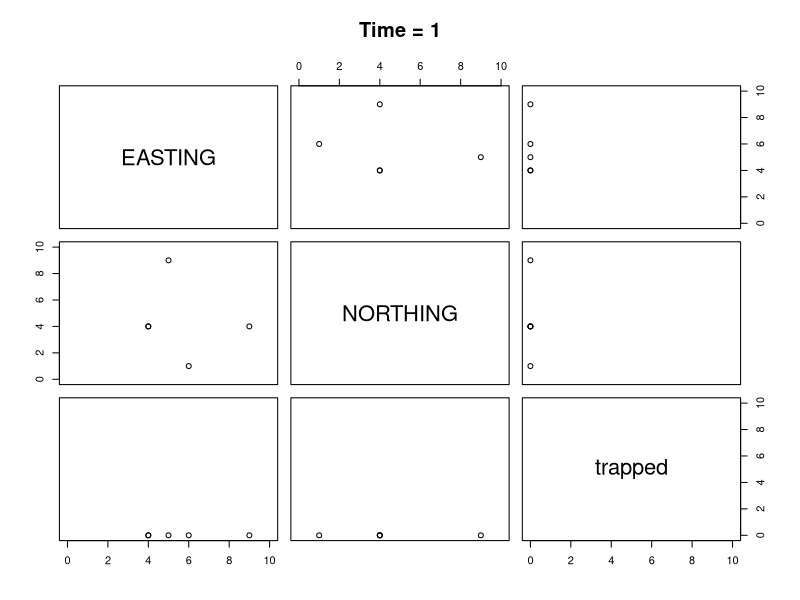
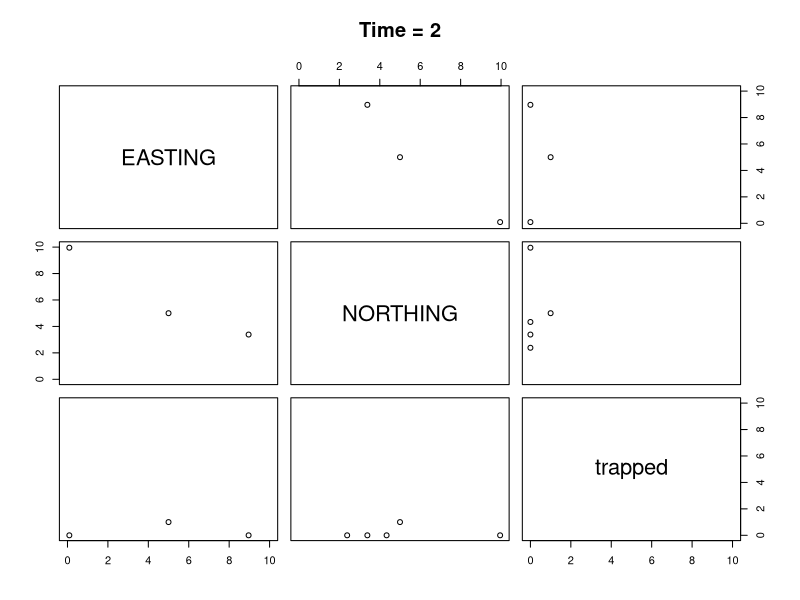
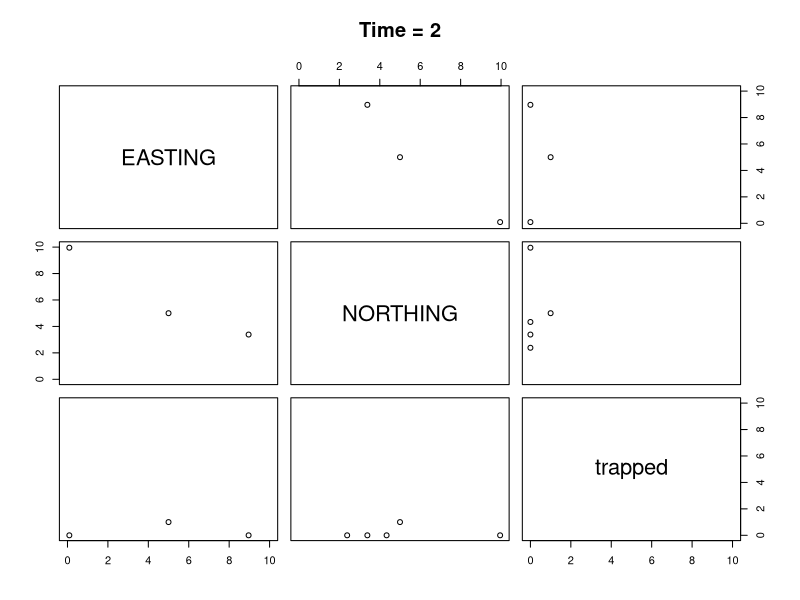
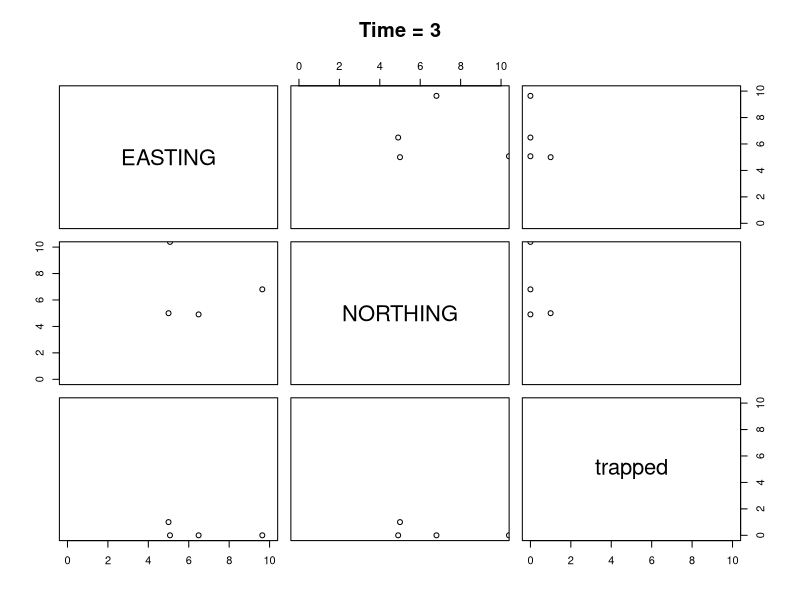
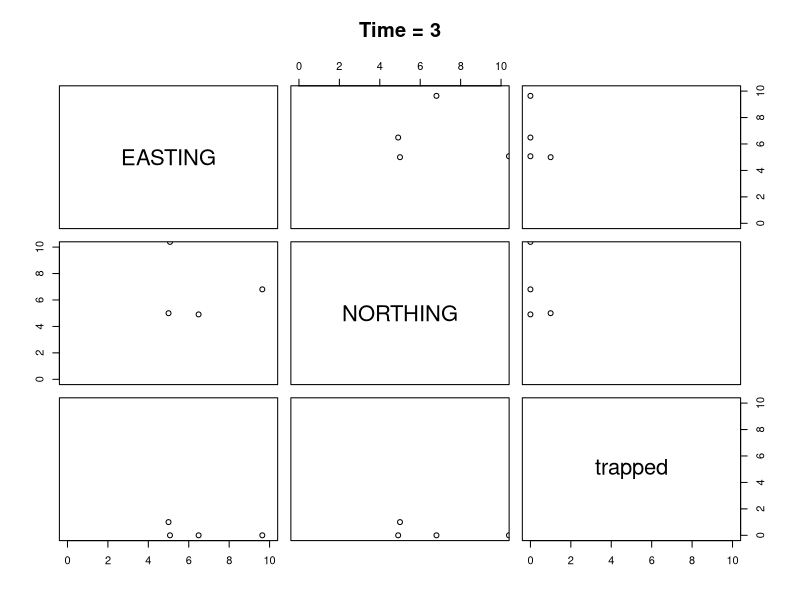
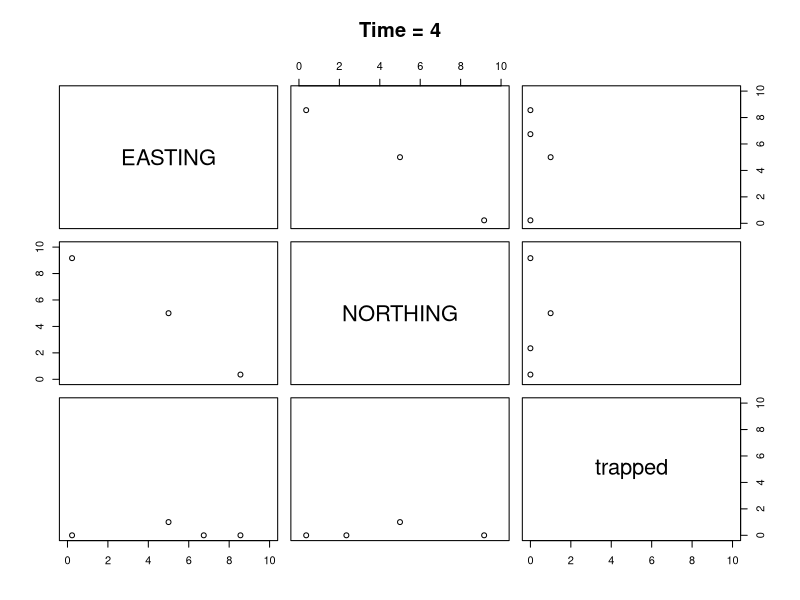
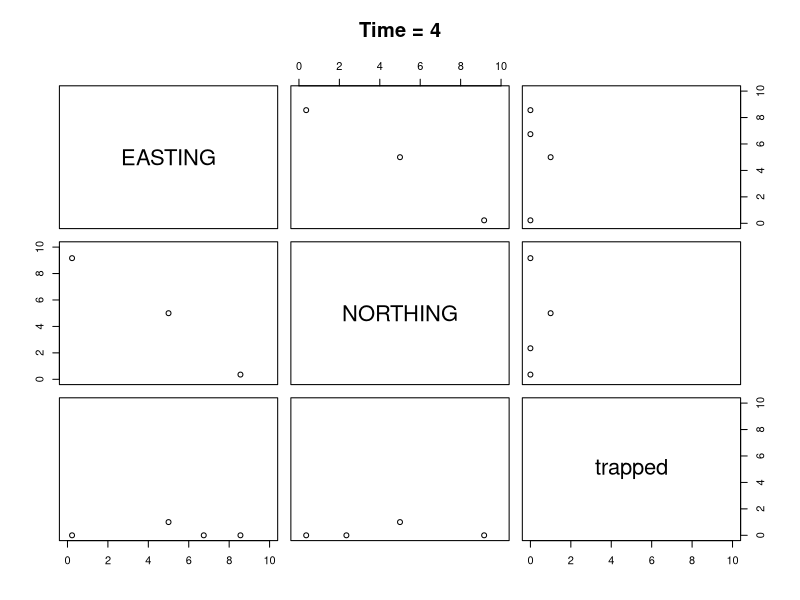
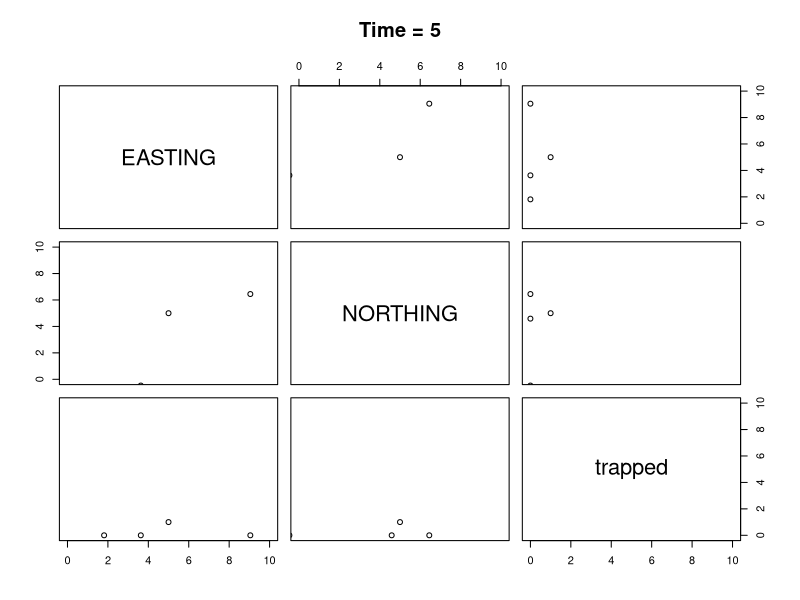

Recreate these plots in R, in order. (Note: this script raises an error after producing the figures.)
#updated Dec 2, 2020
library(raster)
library(ggplot2)
library(reshape2)
library(geosphere)

# A function to get the distance of each lobster from the trap
# By default the trap is at (5,5)
# The function needs the x and y coordinate of the lobster
# adding trap location makes it generic
distanceToTrapCalculator<- function(Lobster,trap = x(5,5)){
    xLobster = Lobster[1]
    yLobster = Lobster[2]
    xtrap = trap[1]
    ytrap = trap[2]
    distanceToTrap<- sqrt((xLobster - xtrap)^2 + (yLobster -ytrap)^2)
    return(distanceToTrap)
}

#when a lobster is outside the influence of bait, we need a function
#to randomly move the lobster for a fixed length = dStep 
# The function needs the current x and y coordinate of lobster + dStep (here 5)

randomMove<- function(xLobster, yLobster, dStep){
  
    randomAngle<- runif(n=1, min = 0, max=360) #selects a random angle of direction 
    xNew<- dStep * sin(randomAngle * pi / 180) + xLobster #moves dStep based on the angle
    yNew<- dStep * cos(randomAngle * pi / 180) + yLobster
    
    return( list(EASTING = xNew, NORTHING = yNew) )
}

# Another function is needed to  move the lobster for a fixed length = dStep toward the trap (+some randomness) 
#when it is within bait influence
# The function needs the current x and y coordinate of lobster + dStep + distance of the lobster from the bait 
#to determine if the condition for directionalMove is met
   
directionalMove<- function(xLobster, yLobster, dStep, distanceToTrap,
                           xtrap=5, ytrap=5,radius_of_influence=15,ZoI){

  thetaT = bearing(c(xLobster,yLobster),c(xtrap,ytrap))#calculates the angle to the trap
  
  # Calculating tethaR
    #ZoI is adjusted each time step for decay (shrinkage) of radius of influence (equation 3 in A)
    b = 1 + 0.9 * (distanceToTrap - ZoI) / radius_of_influence
    thetaR = -180:180
    P = 1/(180^b) * abs(thetaR) ^ b
    Prtheta_R = (1-P) / sum(1-P)
    theta_r = sample(thetaR,size = 1, prob=Prtheta_R)  
  
  
   tetha      <- thetaT + theta_r
  
  xNew   <- dStep * sin(tetha * pi / 180) + xLobster
  yNew   <- dStep * cos(tetha * pi / 180) + yLobster
  
  return( list(EASTING = xNew, NORTHING = yNew) )
  
}


#### initial coordinate of lobsters is simulated (written by Adam Cook)
rpoisD<-function (n, lambda,D=1) {
  if (D==1){
    rpois(n, lambda)
  }  else {
    sz = lambda^2/(D*lambda-lambda) #this puts the overdispersion in terms of lambda or the mean and gives you appropriate size for negbin
    rnbinom(n, size=sz, mu=lambda)
  }
}


dispersion <- function(x) {
          var(x) / mean(x)
}


#AMC need to make general if we have multiple traps, so need to id closest trap
distanceClosestTrap <- function(lob_loc, trap_loc){
      #trap_loc can be a matrix (n x 2)
      #lob_loc is an individual lobster
  ds = unlist(apply(trap_loc,1,distanceToTrapCalculator,lob_loc))
  dmin = which.min(ds)
  return(c(distance=ds[dmin], trapid =dmin))
}




#AMC 
catchability<- function(q0= 0.5,qmin=0, saturationThreshold=5, Ct=0 ){
   r = (log(0.01) - log(q0 - qmin))/- saturationThreshold
    qo = (q0-qmin) / exp(r*Ct) + qmin
   return(qo)
 }

#AMC Need to see if trap in path then lobster is caught
trapInPath = function(loc1, loc2, trap_loc,how_close=0.1){
  x = seq(loc1[1],loc2[1],length.out = 10)
  y = seq(loc1[2],loc2[2],length.out = 10)
  path = data.frame(EASTING=x, NORTHING=y)
  ds = unlist(apply(path,1,distanceToTrapCalculator,trap=trap_loc))
  if(any(ds<how_close)) {
    i= min(which(ds<how_close))
    path = c(path[i,1],path[i,2])
    trapped = 1
    } else {
     path = loc2
     trapped = 0
    }
  return(c(path, trapped))
}



# A function to get the coordinate at time t, update the coordinate, 
#and return the coordinate at time t + 1
updateGrid    = function(lobsterCoordinates,trapCoordinates, trapCatch, radius_of_influence=15, dstep = 5, currentZoI, how_close=0.1, q0=.5, qmin=0, saturationThreshold=5, trapSaturation=T){
  
  # Takes the argument lobsterCoordinates as the x and y coordinates and updates it accordingly
  numberOfLobsters <- nrow(lobsterCoordinates)
  xNew <- vector(mode = 'numeric', length = numberOfLobsters)
  yNew <- vector(mode = 'numeric', length = numberOfLobsters)
  trappedLobster<- vector(mode = 'numeric', length = numberOfLobsters)

  # Loops over each lobster and update their coordinate accordingly
  for( lobsterIndex in 1:numberOfLobsters ){
    
    xOld <- lobsterCoordinates[lobsterIndex,1]
    yOld <- lobsterCoordinates[lobsterIndex,2]
    trapped <- lobsterCoordinates[lobsterIndex,3]
    if(trapped==1){
      #repeats trap loc for a trapped lobster
      xNew[lobsterIndex] = xOld
      yNew[lobsterIndex] = yOld
      trappedLobster[lobsterIndex] = trapped
      next()
    }
    #AMC this needs to be made generic so that it is distance to closest trap
   # distanceToTrap <- distanceToTrapCalculator(Lobster = c(xOld, yOld),trap=c(xTrap, yTrap))
    distanceToTrap = distanceClosestTrap(lob_loc = c(xOld,yOld), trap_loc = trapCoordinates[,c(1,2)] )

    if( distanceToTrap[1] > radius_of_influence){
      temp <- randomMove(xLobster = xOld , yLobster = yOld , dStep = dstep)
      xNew[lobsterIndex] <- temp$EASTING
      yNew[lobsterIndex] <- temp$NORTHING
      trappedLobster[lobsterIndex] = 0
    }else{
      temp <- directionalMove(xLobster = xOld , yLobster = yOld , distanceToTrap = distanceToTrap[1], radius_of_influence = radius_of_influence, dStep = dstep, ZoI = currentZoI)
      xNew[lobsterIndex] <- temp$EASTING
      yNew[lobsterIndex] <- temp$NORTHING
    
      #AMC now need to check if trap is within path of lobster to be caught, i.e. does the lobster actually interact with the trap along its path from p1 to p2
      trappedQ = trapInPath(loc1 = c(xOld,yOld), loc2 = c(xNew,yNew), trap_loc = trapCoordinates[distanceToTrap[2],],how_close=how_close)
      if(trappedQ[3]==1) {
        
        #this means the lobster is close enough to be trapped and we need to apply the catchability criteria
        #But we need to know how many lobsters in the trap at this time using the trapCatch vector (which should be indexed the same as the trapCoordinates)
        #catchability returns a prob or being caught in the trap given the current catch  
         if(trapSaturation) pC = catchability(q0= q0,qmin=qmin, saturationThreshold=saturationThreshold, Ct=trapCatch[distanceToTrap[2]] )
          if(!trapSaturation) pC = q0
          caught = rbinom(n=1,size=1,prob=pC)
          if(caught==1){
            trapCatch[distanceToTrap[2]] =trapCatch[distanceToTrap[2]]+1
            xNew[lobsterIndex] <- trapCoordinates[distanceToTrap[2],1] 
            yNew[lobsterIndex] <- trapCoordinates[distanceToTrap[2],2] 
            trappedLobster[lobsterIndex] = 1
            }
          } 
        }
      }

  
  
  updatedGrid <- data.frame(EASTING = xNew, NORTHING = yNew, trapped = trappedLobster)
  return(list(updatedGrid, trapCatch))
  
}

#density per grid 100 grids
# each element in the vector represents the starting value in each grid

#One iteration 
initialGrid = rpoisD(n=100,lambda=.1, D = 3)
LobsterStart = data.frame(EASTING = rep(1:10,times=10), NORTHING = rep(1:10,each=10), Lobs = initialGrid)

LobsterStart <- subset(LobsterStart,Lobs>0)
replicateCoordinates <- function(d){ rep(d[1:2], d[3]) } #replicates coordinates for grids with more than 1 lobster
tt <- unlist( apply(X = LobsterStart, MARGIN = 1, FUN = replicateCoordinates) )
tt<- matrix(tt, ncol = 2, byrow = TRUE)
colnames(tt)<- c("EASTING","NORTHING")
initialxyCoordinate  = as.data.frame(tt)
initialxyCoordinate$trapped = 0 # this will update as a lobster gets caught and we don't need to update movements
coordinatesOverTime <- list()
coordinatesOverTime[[1]] <- initialxyCoordinate 
currentZoI<- 1
s =  0.993
ntraps = 1
trapCoordinates = data.frame(EASTING=5,NORTHING=5)
trapCatch = list()
trapCatch[[1]] = rep(0,length=ntraps)

for(t in 2:100){
  if(t>2) currentZoI<- currentZoI * s
  ko = updateGrid( lobsterCoordinates = coordinatesOverTime[[t-1]], trapCoordinates=trapCoordinates, trapCatch=trapCatch[[t-1]], currentZoI = currentZoI,saturationThreshold=5,how_close=1,dstep=5)
  coordinatesOverTime[[t]] <- ko[[1]]
  trapCatch[[t]] <- ko[[2]]
  par( mfrow=c(1,2) ) # create a plot with 1 row and 2 columns to show plots side by side
  plot( coordinatesOverTime[[t-1]], xlim = c(0,10), ylim = c(0,10), main = paste0('Time = ', t-1) )
  points(x = 5, y = 5, col = 'red')
  plot( coordinatesOverTime[[t]],   xlim = c(0,10), ylim = c(0,10), main = paste0('Time = ', t) )
  points(x = 5, y = 5, col = 'red')
  
}

#lobsters
outmove = do.call(rbind,coordinatesOverTime)
outmove$T = rep(0:99, each=nrow(tt))
outmove$I = rep(1:nrow(tt), times=100)

#traps
outtraps = as.data.frame(do.call(rbind, trapCatch))
outtraps$trapno = rep(ntraps,times=100) #if >1 trap this needs to be 1:ntraps

with(subset(outtraps, trapno==1),plot(1:100, V1, type='l',ylab='Catch', xlab='Time'))

#One lobster
  par( mfrow=c(2,2) ) # create a plot with 1 row and 2 columns to show plots side by side

with(subset(outmove, I==1),plot(EASTING, NORTHING, type='l'))
points(trapCoordinates, pch=16, col='red')
with(subset(outmove, I==1), text(x=EASTING[c(1,100)], y=NORTHING[c(1,100)], c('Start','End')))


with(subset(outmove, I==3),plot(EASTING, NORTHING, type='l'))
points(trapCoordinates, pch=16, col='red')
with(subset(outmove, I==3), text(x=EASTING[c(1,100)], y=NORTHING[c(1,100)], c('Start','End')))

with(subset(outmove, I==5),plot(EASTING, NORTHING, type='l'))
points(trapCoordinates, pch=16, col='red')
with(subset(outmove, I==5), text(x=EASTING[c(1,100)], y=NORTHING[c(1,100)], c('Start','End')))

with(subset(outmove, I==7),plot(EASTING, NORTHING, type='l'))
points(trapCoordinates, pch=16, col='red')
with(subset(outmove, I==7), text(x=EASTING[c(1,100)], y=NORTHING[c(1,100)], c('Start','End')))





SimulateLobsterMovement <- function(p=p,plot=F) {
with(p,{
outputs = list()
  

initialGrid = rpoisD(n=ngrids,lambda=initlambda, D = initD)
LobsterStart = data.frame(EASTING = rep(1:ncolgrids,times=nrowgrids), NORTHING = rep(1:nrowgrids,each=ncolgrids), Lobs = initialGrid)

LobsterStart <- subset(LobsterStart,Lobs>0)
if(nrow(LobsterStart)>0) {
replicateCoordinates <- function(d){ rep(d[1:2], d[3]) } #replicates coordinates for grids with more than 1 lobster
tt <- unlist( apply(X = LobsterStart, MARGIN = 1, FUN = replicateCoordinates) )
tt<- matrix(tt, ncol = 2, byrow = TRUE)
colnames(tt)<- c("EASTING","NORTHING")
initialxyCoordinate  = as.data.frame(tt)
initialxyCoordinate$trapped = 0 # this will update as a lobster gets caught and we don't need to update movements
coordinatesOverTime <- list()
coordinatesOverTime[[1]] <- initialxyCoordinate 
currentZoI<- currentZoIInit
s =  smult
ntraps = ntrapsstart
trapCoordinates = data.frame(EASTING=trapEastStart,NORTHING=trapNorthStart)
trapCatch = list()
trapCatch[[1]] = rep(0,length=ntraps)

for(t in 2:niter){
  if(t>2) currentZoI<- currentZoI * s
  ko = updateGrid( lobsterCoordinates = coordinatesOverTime[[t-1]], trapCoordinates=trapCoordinates, trapCatch=trapCatch[[t-1]], currentZoI = currentZoI,saturationThreshold=saturationThresholdStart,trapSaturation= trapSaturationStart, how_close=how_closeStart,dstep=dstepstart)
  coordinatesOverTime[[t]] <- ko[[1]]
  trapCatch[[t]] <- ko[[2]]
  if(plot){
  par( mfrow=c(1,2) ) # create a plot with 1 row and 2 columns to show plots side by side
  plot( coordinatesOverTime[[t-1]], xlim = c(0,10), ylim = c(0,10), main = paste0('Time = ', t-1) )
  points(x = 5, y = 5, col = 'red')
  plot( coordinatesOverTime[[t]],   xlim = c(0,10), ylim = c(0,10), main = paste0('Time = ', t) )
  points(x = 5, y = 5, col = 'red')
  }
}

#lobsters
outmove = do.call(rbind,coordinatesOverTime)
outmove$T = rep(0:(niter-1), each=nrow(tt))
outmove$I = rep(1:nrow(tt), times=niter)
#traps
outtraps = as.data.frame(do.call(rbind, trapCatch))
outputs$traps = outtraps
outputs$lobsters = outmove
return(outputs)
  }
outputs$traps = rep(0,times=ntrapsstart)
outputs$lobsters = data.frame(EASTING=0,NORTHING=0,trapped=0,T=0,I=0)
return(outputs)
})}


#Lets run Multiple iterations

#initalize a parameter file to pass info into the code and then put all into a function

p = list()
p$nrowgrids = 10
p$ncolgrids = 10
p$ngrids=p$nrowgrids * p$ncolgrids
p$initlambda=.1
p$initD = 3
p$smult = 0.993
p$currentZoIInit = 1

p$trapEastStart = c(5,3,4)
p$trapNorthStart = c(5,3,4)
p$ntrapsstart = length(p$trapEastStart)

p$saturationThresholdStart = 5
p$how_closeStart = 1
p$dstepstart = 5 

p$niter =100




#run the model
    a = SimulateLobsterMovement(p=p)

      plot(1:p$niter,a$traps[,1],xlab='Time',ylab='N Caught',ylim=c(0,15))

#lets change a parameter
  p$saturationThresholdStart=10

# rerun
    b = SimulateLobsterMovement(p=p)

    lines(1:p$niter,b$traps[,1])

#or just run it a bunch of times since the model is stochastic
p$saturationThresholdStart = 5
time.to.max=list()
max.catch = list()
  realizations = 50
    plot(1:p$niter,xlab='Time',ylab='N Caught',ylim=c(0,15),type='n')

          for(i in 1:realizations){
                  a = SimulateLobsterMovement(p=p)
                    for(j in 1:ncol(a$traps)){
                            lines(1:p$niter,a$traps[,j])
                    }
                time.to.max[[i]] = apply(a$traps,2, which.max)
                max.catch[[i]] = apply(a$traps,2,max)
                }
time.to.max = do.call(rbind,time.to.max)
max.catch = do.call(rbind,max.catch)

#calculating dispersion
    disp = apply(max.catch,1,dispersion)
    mean(disp)


#next trial changing saturation
p$saturationThresholdStart = 8
time.to.max8=c()
max.catch8 = c()
time.to.max8=list()
max.catch8 = list()
realizations = 50

plot(1:p$niter,xlab='Time',ylab='N Caught',ylim=c(0,15),type='n')

for(i in 1:realizations){
        a = SimulateLobsterMovement(p=p)
        for(j in 1:ncol(a$traps)){
          lines(1:p$niter,a$traps[,j])
        }
        time.to.max8[[i]] = apply(a$traps,2, which.max)
        max.catch8[[i]] = apply(a$traps,2,max)
}
time.to.max8 = do.call(rbind,time.to.max8)
max.catch8 = do.call(rbind,max.catch8)


#What impact does saturation have on mean catch and dispersion index

#base
p = list()
p$nrowgrids = 10
p$ncolgrids = 10
p$ngrids=p$nrowgrids * p$ncolgrids
p$initlambda=.1
p$initD = 3
p$smult = 0.993
p$currentZoIInit = 1

p$trapEastStart = c(5,4,3)
p$trapNorthStart = c(5,4,3)
p$ntrapsstart = length(p$trapEastStart)

p$saturationThresholdStart = 5
p$how_closeStart = 1
p$dstepstart = 5 
p$trapSaturationStart = T
p$niter =100


# Densities
lambda = c(.06,.1,.2,.5,1,1.6)


realizations = 10
dispersionSaturation = c()
dispersionNoSaturation = c()
for(j in 1:length(lambda)){
  print(lambda[j])
  max.catchSat = list()
  max.catchnoSat = list()
  p$initlambda = lambda[j]
            for(i in 1:realizations){
                print(paste(j,i,sep='-'))
                p$trapSaturationStart = T
                a = SimulateLobsterMovement(p=p)
                if(any(a$traps>0))max.catchSat[[i]] = apply(a$traps,2,max)
                p$trapSaturationStart = F
                b = SimulateLobsterMovement(p=p)
                if(any(b$lobster>0))max.catchnoSat[[i]] = apply(b$traps,2,max)
            }
      max.catchSat = do.call(rbind,max.catchSat)
      max.catchnoSat = do.call(rbind,max.catchnoSat)
     if(p$ntrapsstart==1) dispSat = apply(max.catchSat,2,dispersion)
     if(p$ntrapsstart>11) dispSat = apply(max.catchSat,1,dispersion)
     dispersionSaturation = c(dispersionSaturation,mean(dispSat)  )
 
     if(p$ntrapsstart==1) dispnoSat = apply(max.catchnoSat,2,dispersion)
     if(p$ntrapsstart>1) dispnoSat = apply(max.catchnoSat,1,dispersion)
     dispersionNoSaturation = c(dispersionNoSaturation,mean(dispnoSat)  )
      }
#calculating dispersion
    
plot(lambda,dispersionSaturation,ylim=c(0,26),type = 'b')
lines(lambda,dispersionNoSaturation,ylim=c(0,4),type = 'b',col='red')
